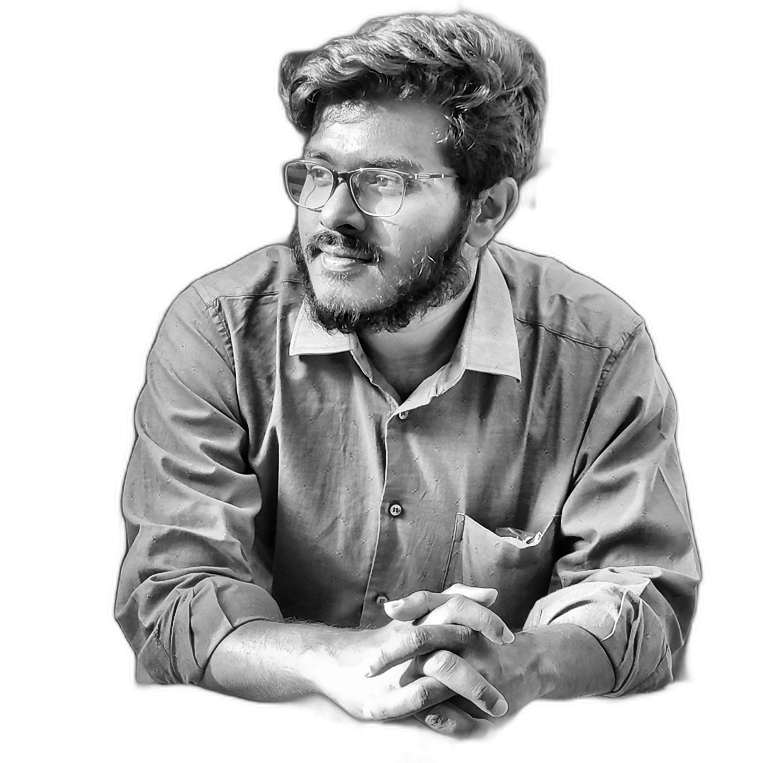
#> input picture source-prepped.png, 782 x 763 px, found by its file name
$ python make_ascii_svg.py
#> lines starting #> are read from the running program, lines starting #| are printed output that depends on the picture
"""
make_ascii_svg.py

Converts source-prepped.png into avi-ascii.svg (here: an ASCII portrait
that "types" itself in, row by row, then freezes). Monochrome on purpose
-- per-character rainbow coloring is what makes ASCII art look noisy.

Usage:
    python scripts/make_ascii_svg.py
"""
from pathlib import Path

from PIL import Image

# bright (sparse) -> dark (dense). Leading space clears background to nothing.
RAMP = " .`:-=+*cs#%@"

COLS = 100                 # character columns
FONT_SIZE = 8               # px
CHAR_W = FONT_SIZE * 0.6    # approx monospace advance width
LINE_H = FONT_SIZE * 1.0
FILL_COLOR = "#9aa5b1"      # single light-gray fill -- keep it monochrome
ROW_DELAY = 0.045           # seconds between each row starting to type
WIPE_DUR = 0.35             # seconds for a single row's wipe


def image_to_ascii_rows(img_path: str, cols: int = COLS) -> list[str]:
#> called with img_path = 'source-prepped.png', cols = 100
    img = Image.open(img_path).convert("L")
#> img is the input picture: PIL image 782x763 L; min 0, max 255, mean 193.3
    w, h = img.size
#> w = 782; h = 763
    # characters are roughly twice as tall as they are wide, so compensate
    aspect_correction = 0.5
    rows = max(1, round(cols * (h / w) * aspect_correction))
#> rows = 49
    img = img.resize((cols, rows))
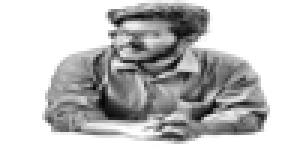
#> img: PIL image 100x49 L (shown 3 times larger); min 5, max 255, mean 193.2

    pixels = list(img.getdata())
#> pixels = 4900 values, max 255 at index 0, min 5 at index 3769, mean 193.2
    ramp_len = len(RAMP)
    lines = []
    for r in range(rows):
        row_pixels = pixels[r * cols:(r + 1) * cols]
        line = "".join(
            RAMP[min(ramp_len - 1, int((255 - p) / 256 * ramp_len))]
            for p in row_pixels
        )
        lines.append(line)
#> after the loop, lines = 49 items
    return lines


def escape_xml(s: str) -> str:
    return (
        s.replace("&", "&amp;")
        .replace("<", "&lt;")
        .replace(">", "&gt;")
        .replace('"', "&quot;")
    )


def build_svg(rows: list[str]) -> str:
    n_rows = len(rows)
    n_cols = max(len(r) for r in rows)
    width = n_cols * CHAR_W + 10
    height = n_rows * LINE_H + 10

    style = f"""
    <style>
      text {{
        font-family: 'SFMono-Regular', Consolas, 'Liberation Mono', Menlo, monospace;
        font-size: {FONT_SIZE}px;
        fill: {FILL_COLOR};
        white-space: pre;
      }}
      .cursor {{
        fill: {FILL_COLOR};
      }}
    </style>
    """

    body_parts = []
    for i, line in enumerate(rows):
        y = 8 + i * LINE_H
        begin = round(i * ROW_DELAY, 3)
        row_w = len(line) * CHAR_W
        clip_id = f"clip{i}"

        # clip rect wipes left -> right, then freezes at full width (fill="freeze")
        body_parts.append(f"""
    <clipPath id="{clip_id}">
      <rect x="0" y="{y - FONT_SIZE}" width="0" height="{LINE_H + 2}">
        <animate attributeName="width" from="0" to="{row_w}"
                 begin="{begin}s" dur="{WIPE_DUR}s" fill="freeze" />
      </rect>
    </clipPath>
    <g clip-path="url(#{clip_id})">
      <text x="5" y="{y}">{escape_xml(line)}</text>
    </g>
    <rect class="cursor" y="{y - FONT_SIZE + 1}" width="{CHAR_W * 0.8}" height="{FONT_SIZE}">
      <animate attributeName="x" from="5" to="{5 + row_w}"
               begin="{begin}s" dur="{WIPE_DUR}s" fill="freeze" />
      <animate attributeName="opacity" values="1;0" begin="{begin + WIPE_DUR}s"
               dur="0.01s" fill="freeze" />
    </rect>""")

    svg = f"""<svg viewBox="0 0 {width:.0f} {height:.0f}" xmlns="http://www.w3.org/2000/svg">
{style}
{''.join(body_parts)}
</svg>"""
    return svg


if __name__ == "__main__":
    src = "source-prepped.png"
    if not Path(src).exists():
        raise SystemExit(
            f"'{src}' not found. Run prep_photo.py on your photo first."
        )
    rows = image_to_ascii_rows(src)
#> rows = 49 items
    svg = build_svg(rows)
#> in build_svg, `n_rows = len(rows)`: n_rows = 49
#> in build_svg, `n_cols = max(len(r) for r in rows)`: n_cols = 100
#> in build_svg, `width = n_cols * CHAR_W + 10`: width = 490
#> in build_svg, `height = n_rows * LINE_H + 10`: height = 402
#> the loop in build_svg, `for i, line in enumerate(rows):` made 49 passes
#> (y, begin, clip_id) on passes 1 to 12: (8, 0, 'clip0'), (16, 0.045, 'clip1'), (24, 0.09, 'clip2'), (32, 0.135, 'clip3'), (40, 0.18, 'clip4'), (48, 0.225, 'clip5'), (56, 0.27, 'clip6'), (64, 0.315, 'clip7'), (72, 0.36, 'clip8'), (80, 0.405, 'clip9'), (88, 0.45, 'clip10'), (96, 0.495, 'clip11')
#> after the loop in build_svg, `for i, line in enumerate(rows):`: body_parts = 49 items
    Path("avi-ascii.svg").write_text(svg)
    print("wrote avi-ascii.svg")

$ run again, with ameer.png copied over source-prepped.png
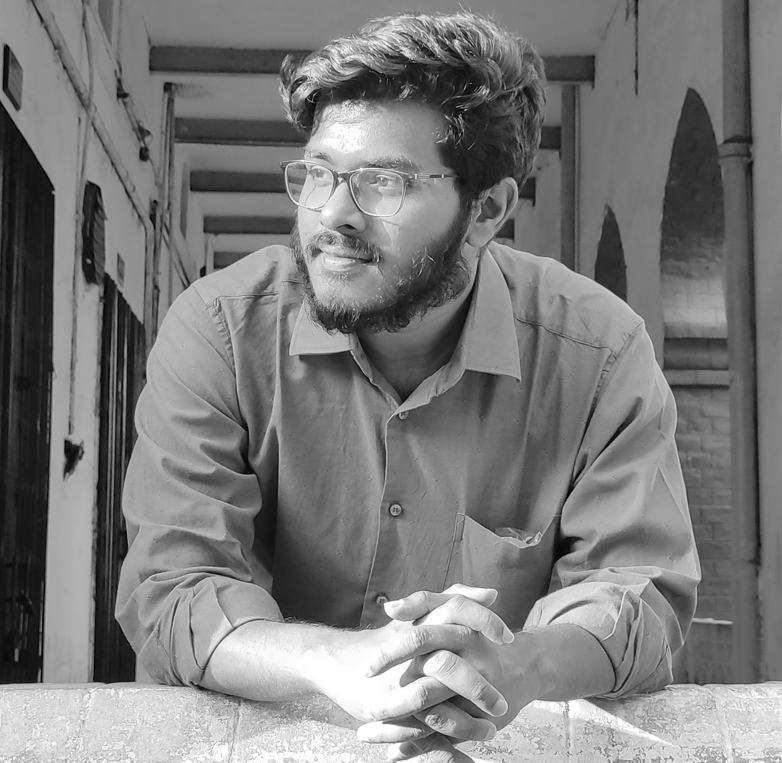
#> input picture ameer.png, 782 x 763 px, found by its file name
#> in image_to_ascii_rows, `img = img.resize((cols, rows))`:
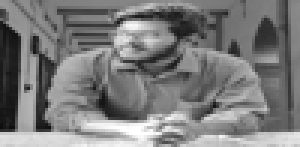
#> img: PIL image 100x49 L (shown 3 times larger); min 13, max 255, mean 123.7
#> pixels = 4900 values, max 255 at index 4239, min 13 at index 4200, mean 123.7
#> after the loop in image_to_ascii_rows, `for r in range(rows):`: lines = 49 items
#> n_rows = 49
#> n_cols = 100
#> width = 490
#> height = 402
#> the loop in build_svg, `for i, line in enumerate(rows):` made 49 passes
#> (y, begin, clip_id) on passes 1 to 8: (8, 0, 'clip0'), (16, 0.045, 'clip1'), (24, 0.09, 'clip2'), (32, 0.135, 'clip3'), (40, 0.18, 'clip4'), (48, 0.225, 'clip5'), (56, 0.27, 'clip6'), (64, 0.315, 'clip7')
#> after the loop in build_svg, `for i, line in enumerate(rows):`: body_parts = 49 items
